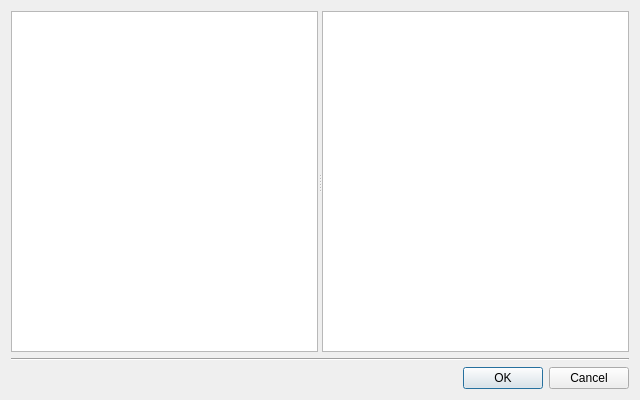
<?xml version="1.0" encoding="UTF-8"?>
<ui version="4.0">
 <class>DialogManageNavitMenu</class>
 <widget class="QWidget" name="DialogManageNavitMenu">
  <property name="windowModality">
   <enum>Qt::ApplicationModal</enum>
  </property>
  <property name="geometry">
   <rect>
    <x>0</x>
    <y>0</y>
    <width>640</width>
    <height>400</height>
   </rect>
  </property>
  <property name="minimumSize">
   <size>
    <width>640</width>
    <height>400</height>
   </size>
  </property>
  <property name="windowTitle">
   <string>Manage Navit Menu</string>
  </property>
  <layout class="QVBoxLayout" name="verticalLayout">
   <item>
    <widget class="QSplitter" name="splitter">
     <property name="orientation">
      <enum>Qt::Horizontal</enum>
     </property>
     <widget class="QTreeView" name="treeView"/>
     <widget class="QTableView" name="tableView"/>
    </widget>
   </item>
   <item>
    <widget class="Line" name="line">
     <property name="orientation">
      <enum>Qt::Horizontal</enum>
     </property>
    </widget>
   </item>
   <item>
    <widget class="QDialogButtonBox" name="buttonBox">
     <property name="orientation">
      <enum>Qt::Horizontal</enum>
     </property>
     <property name="standardButtons">
      <set>QDialogButtonBox::Cancel|QDialogButtonBox::Ok</set>
     </property>
    </widget>
   </item>
  </layout>
 </widget>
 <resources/>
 <connections>
  <connection>
   <sender>buttonBox</sender>
   <signal>accepted()</signal>
   <receiver>DialogManageNavitMenu</receiver>
   <slot>accept()</slot>
   <hints>
    <hint type="sourcelabel">
     <x>-1</x>
     <y>-1</y>
    </hint>
    <hint type="destinationlabel">
     <x>305</x>
     <y>168</y>
    </hint>
   </hints>
  </connection>
  <connection>
   <sender>buttonBox</sender>
   <signal>rejected()</signal>
   <receiver>DialogManageNavitMenu</receiver>
   <slot>reject()</slot>
   <hints>
    <hint type="sourcelabel">
     <x>-1</x>
     <y>-1</y>
    </hint>
    <hint type="destinationlabel">
     <x>305</x>
     <y>168</y>
    </hint>
   </hints>
  </connection>
 </connections>
</ui>
